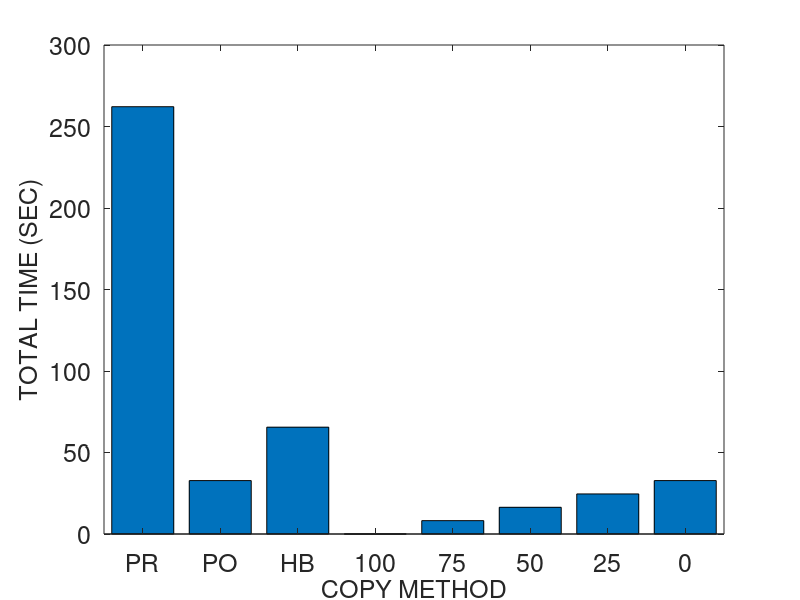
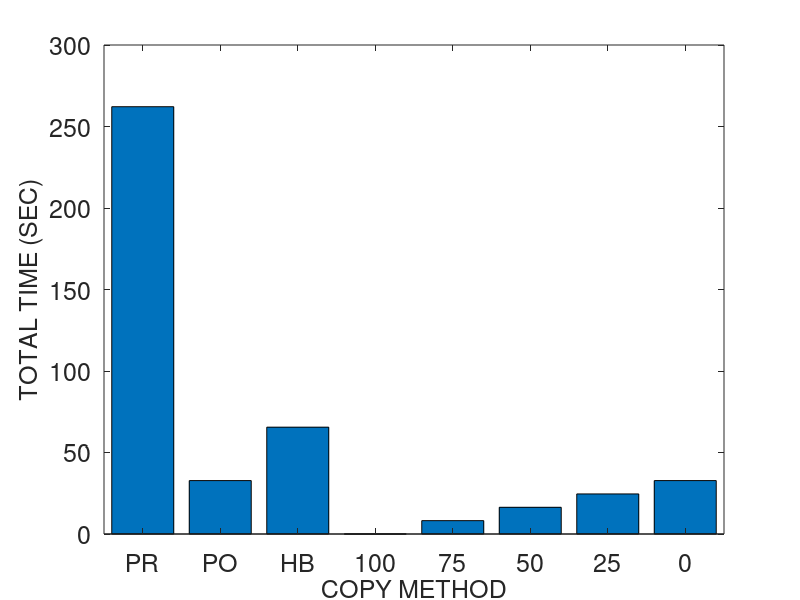
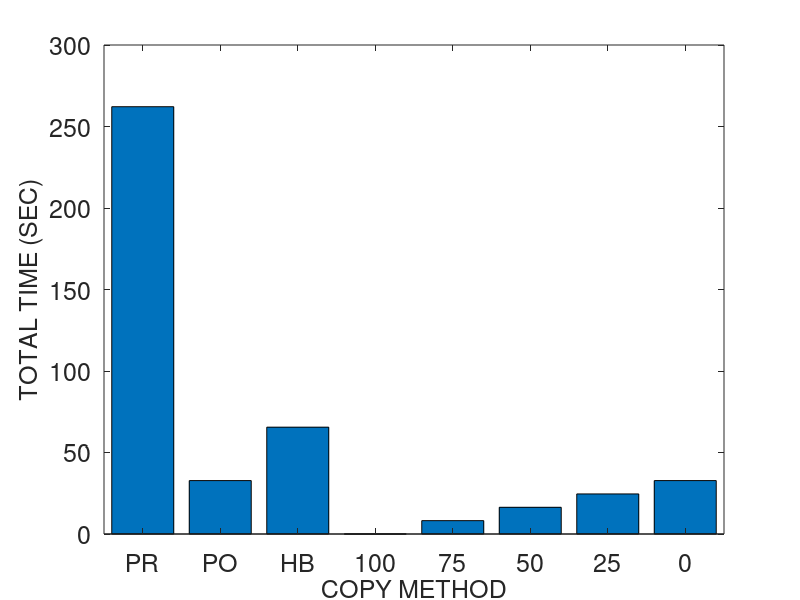
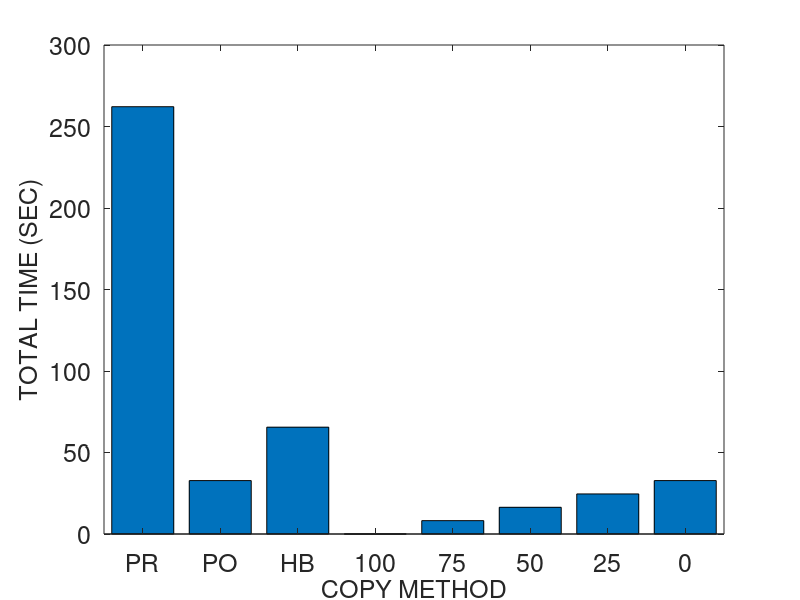

Write the MATLAB code that produced these figures, in order.
% basic hybrid copy migration
	global wss numpages readrate dirtyrate pagesize b scinfo
	global totaltime downtime totaldata

% memory size in MB
r = 4096
r *= 1024 % convert to KB

% page dirty rate in percent (%): against to total memory pages
readrate = 0
prefix = strcat ("M4G_R", num2str(readrate))
readrate /= 100

dirtyrate = 100 
prefix = strcat (prefix, "_W", num2str(dirtyrate))
dirtyrate /= 100

% prediction accuracy 0 through 1
acc = 1

pagesize = 4 % in KB
numpages = r / pagesize

% delta compression rate
comp = 0.5 

% amount of CPU and device states in KB 
scinfo = 100

% working set size in number of pages
wss = numpages * 0.25

% 0: zero, 1: read, 2: dirtied, 3: inactive data
mem = zeros(1, numpages);

run = 1

%prefix = strcat (prefix, "_acc", num2str(acc), "_r", num2str(run))

% bandwidth in gbps
b = 1000 
b = b * 1024/8 % convert to KB

%fontsize = 10
fontsize = 18
%fontsize = 20

totaltime = 0;
downtime = 0;
totaldata = 0;

A = zeros(8, 3);

%%%%%%%%%%%%%%%%%%%%%%%%%%%%%%
% precopy migration
%%%%%%%%%%%%%%%%%%%%%%%%%%%%%%
fprintf('\n')
disp('==================== Precopy migration ====================')
% iterations
present = numpages * pagesize
iter = 0
while present > 50 && iter < 29 && totaldata < 4*r
	pretime = present / b
	totaltime += pretime
	totaldata += present
	present = numpages * pagesize * dirtyrate 
	%dirts = wss * dirtyrate
	iter += 1
end

% stop-and-copy phase
% stop conditions: 29 iterations, 50 pages, 4 memory size sent
scsent = scinfo + present * pagesize
downtime = scsent / b
totaltime += downtime
totaldata += scsent

% network fault rate
NFR = 0

A (1, 1) = totaltime;
A (1, 2) = downtime;
A (1, 3) = totaldata;

%%%%%%%%%%%%%%%%%%%%%%%%%%%%%%
% postcopy migration
%%%%%%%%%%%%%%%%%%%%%%%%%%%%%%
fprintf('\n')
disp('===================== Postcopy migration ======================')
totaltime = 0;
downtime = 0;
totaldata = 0;

% stop-and-copy phase
scsent = scinfo
downtime = scsent / b
totaltime += downtime
totaldata += scsent

% prepaging (bubbling) and on-demand paging
postsent = r
posttime = postsent/b
totaltime += posttime
totaldata += postsent
% network fault rate
NFR = 0.2

A (2, 1) = totaltime;
A (2, 2) = downtime;
A (2, 3) = totaldata;

%%%%%%%%%%%%%%%%%%%%%%%%%%%%%%
% hybrid copy migration
%%%%%%%%%%%%%%%%%%%%%%%%%%%%%%
fprintf('\n')
disp('==================== Hybrid copy migration ====================')
totaltime = 0;
downtime = 0;
totaldata = 0;

% precopy phase: single iteration
present = r
pretime = present / b
totaltime += pretime
totaldata += present

% stop-and-copy phase
bitmapsize = 500 % KB
scsent = scinfo + bitmapsize
downtime = scsent / b
totaltime += downtime
totaldata += scsent

% postcopy phase: prepaging (bubbling) and on-demand paging
%dirts = wss * dirtyrate
dirts = numpages * dirtyrate
postsent = dirts * pagesize
posttime = postsent/b
totaltime += posttime
totaldata += postsent
% network fault rate
NFR = 0.2

A (3, 1) = totaltime;
A (3, 2) = downtime;
A (3, 3) = totaldata;

%%%%%%%%%%%%%%%%%%%%%%%%%%%%%%
% proactive hybrid copy migration
%%%%%%%%%%%%%%%%%%%%%%%%%%%%%%
%disp(char(10))
fprintf('\n')
disp('=============== Proactive hybrid copy migration ================')

function [tt, dt, td] = prohybrid(acc)
	global wss numpages readrate dirtyrate pagesize b scinfo
	global totaltime downtime totaldata

	totaltime = 0;
	downtime = 0;
	totaldata = 0;

% precopy phase
% LRU, PFR

% scan the dirtied pages
% for dirtied pages
% 	mark dirtied (1)
% 	mem(random (1, wss * 0.1))	
%randperm(int64(wss * 0.1));
% for read pages
% 	mark read (2)
% 	mem (random (wss * 0.1, wss * 0.2))

% for pages
% 	predict read/write

% send the pages most likely to be read and least likely to be dirtied
% do not send the pages most likely to be dirtied
% construct queue with the order of p1/p2
%reads = numpages * 0.4 
% total read rate = wss * read_rate = 0.25 * 0.16 = 0.04 (4%)
%read_rate = 0.16
%read_rate = 0.04 % 4% of total memory
% total write rate = wss * write_rate = 0.25 * 0.16 = 0.04 (4%)
%write_rate = 0.16
%write_rate = 0.04 % 4% of total memory
% simple case: readonly pages (RO) - zero dirtied pages 
%RO = 0.3
	pred_pages = numpages * readrate * acc

% LRU
% for LRU queue
% 	mark sent
%	insert the pages into cache and perform delta compression

	present = pred_pages * pagesize
	pretime = present/b
	totaltime += pretime
	totaldata += present

	% stop-and-copy phase
	% send the CPU and device states
	bitmapsize = 500 % KB
	scsent = scinfo + bitmapsize
	downtime = scsent/b
	totaltime += downtime
	totaldata += scsent

	% postcopy phase
	postsent = (numpages - pred_pages) * pagesize

	% exclude the predicted dirtied pages 
	pred_dirts = numpages * dirtyrate * acc
	postsent = (numpages - pred_pages - pred_dirts) * pagesize
	posttime = postsent/b
	totaltime += posttime
	totaldata += postsent
end

% network fault rate
NFR = 0.2

prohybrid(acc)
A (4, 1) = totaltime;
A (4, 2) = downtime;
A (4, 3) = totaldata;

acc = 0.75
prohybrid(acc);
A (5, 1) = totaltime;
A (5, 2) = downtime;
A (5, 3) = totaldata;

acc = 0.5
prohybrid(acc);
A (6, 1) = totaltime;
A (6, 2) = downtime;
A (6, 3) = totaldata;

acc = 0.25
prohybrid(acc);
A (7, 1) = totaltime;
A (7, 2) = downtime;
A (7, 3) = totaldata;

acc = 0
prohybrid(acc);
A (8, 1) = totaltime;
A (8, 2) = downtime;
A (8, 3) = totaldata

%%%%%%%%%%%%%%%%%%%%%%%%%%%%%%%%%%%%%%%%%%%%%%%%%%%%%%%
%                     plotting
% precopy
% postcopy
% hybrid
% pro-hybrid
%%%%%%%%%%%%%%%%%%%%%%%%%%%%%%%%%%%%%%%%%%%%%%%%%%%%%%%

%prefix = "M4G_R14W14_acc100_r1"
%prefix = strcat ("M4G_R", readrate, "W", dirtyrate, "acc", acc, "r", run)
%prefix = strcat (prefix, "W")
%prefix = strcat (prefix, dirtyrate)

dlmwrite (prefix, A, ' ')

%%%%%%%%%%%%%%%%%%%% total time %%%%%%%%%%%%%%%%%%%%%%
figure;
output = strcat(prefix, ".tt");
%output = prefix
%x = ['PRECOPY', 'POSTCOPY', 'HYBRID', 'PRO-HYBRID'];
%x = {'PRE', 'POST', 'HYBR', 'PROH100', 'PROH75', 'PROH50', 'PROH25', 'PROH0'};
x = {'PR', 'PO', 'HB', '100', '75', '50', '25', '0'};
%x = {'1', '2', '3', '4', '5', '6', '7', '8'};
xinterval = 2
xintervals = 1:xinterval:(xinterval*length(x));
%xintervals = 1:3:3*length(x);
%xintervals = 1:4:4*length(x);
%plot(x, A(:,2)/1000000, x, A(:,3)/1000000, '-.*');
%plot(A(:,2));

%xtics = 1:4:16
%bar(xtics, A(:,1))
%bar(A(:,1), XTicksLabelStyle = Diagonal)
bar(xintervals, A(:,1))
%bar(A(:,1))
%set(gca, 'XTick', 1:4:32, 'XTickLabel', x, 'FontSize', fontsize)
set(gca, 'XTick', xintervals, 'XTickLabel', x, 'FontSize', fontsize)
%set(gca, 'XTickLabel', x, 'FontSize', fontsize)
xlabel('COPY METHOD', 'FontSize', fontsize);
ylabel('TOTAL TIME (SEC)', 'FontSize', fontsize);
%legend('PRECOPY', 'POSTCOPY', 'HYBRID', 'PRO-HYBRID');
%bar(x, A(:,1))

saveas (1, strcat(output, ".png"));
saveas (1, strcat(output, ".eps"));
saveas (1, strcat(output, ".emf"));

%%%%%%%%%%%%%%%%%%%% downtime %%%%%%%%%%%%%%%%%%%%%%
figure;
output = strcat(prefix, ".dt");

%bar(A(:,2))
bar(xintervals, A(:,2))
%set(gca, 'XTick', 1:8, 'XTickLabel', x, 'FontSize', fontsize)
set(gca, 'XTick', xintervals, 'XTickLabel', x, 'FontSize', fontsize)
xlabel('COPY METHOD', 'FontSize', fontsize);
ylabel('DOWNTIME (SEC)', 'FontSize', fontsize);

saveas (1, strcat(output, ".png"));
saveas (1, strcat(output, ".eps"));
saveas (1, strcat(output, ".emf"));

%%%%%%%%%%%%%%%%%%%% total data %%%%%%%%%%%%%%%%%%%%%%
figure;
output = strcat(prefix, ".td");

%bar(A(:,3))
bar(xintervals, A(:,3))
%set(gca, 'XTick', 1:8, 'XTickLabel', x, 'FontSize', fontsize)
set(gca, 'XTick', xintervals, 'XTickLabel', x, 'FontSize', fontsize)
xlabel('COPY METHOD', 'FontSize', fontsize);
ylabel('TOTAL DATA (KB)', 'FontSize', fontsize);

saveas (1, strcat(output, ".png"));
saveas (1, strcat(output, ".eps"));
saveas (1, strcat(output, ".emf"));
